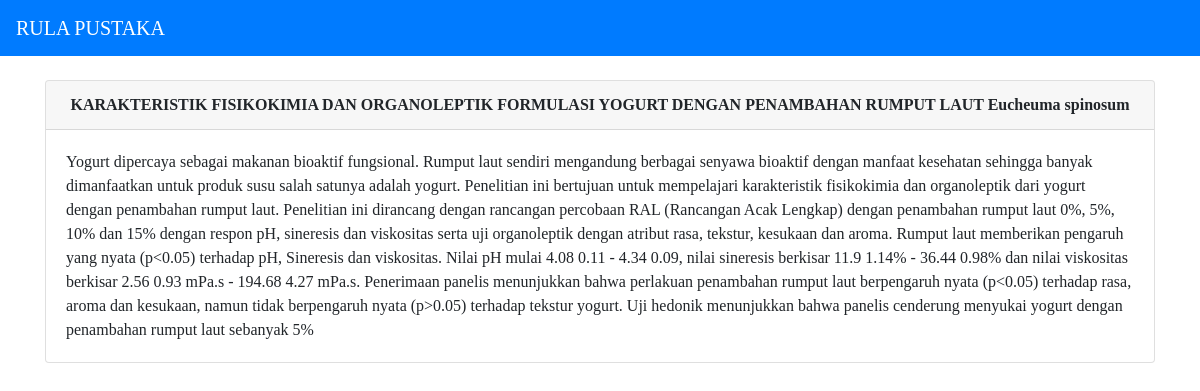
The app's page /detailDokumen.php?id=3 with its own data.
### tables this page shows
CREATE TABLE `tbjurnal` (
  `Id` int(11) NOT NULL,
  `sumber` varchar(60) NOT NULL,
  `volume` varchar(2) NOT NULL,
  `nomor` varchar(1) NOT NULL,
  `bulan` varchar(14) NOT NULL,
  `tahun` varchar(4) NOT NULL,
  `judul` varchar(251) NOT NULL,
  `abstrak` varchar(2380) NOT NULL,
  `katakunci` varchar(186) NOT NULL,
  `nm_dk` varchar(4) NOT NULL
);

### detailDokumen.php (the view, shortened to what this page needs)
<?php
include 'koneksi.php';
    $id = $_GET['id'];
    $data = $konek->query("SELECT * FROM tbjurnal WHERE Id = $id");
    $result = mysqli_fetch_array($data);
?>
<!DOCTYPE html>
<html>
<head>
	<link rel="stylesheet" type="text/css" href="assets/bootstrap/dist/css/bootstrap.min.css">
	<link rel="stylesheet" type="text/css" href="assets/fontawesome/css/all.min.css">
</head>
<body>
<nav class="navbar navbar-dark bg-primary">
  <a class="navbar-brand" href="index.php">
    RULA PUSTAKA
  </a>
</nav>
<br />
<div class="container">
<div class="card">
  <div class="card-header font-weight-bold text-center">
    <?= $result['judul'] ?>
  </div>
  <div class="card-body">
    <p class="card-text"><?= $result['abstrak']; ?></p>
  </div>
</div>
</div>
</body>
</html>

### detailDokumen.php (style rules this page uses)
* { font-family: awesome; }

### records on screen
tbjurnal: judul "KARAKTERISTIK FISIKOKIMIA DAN ORGANOLEPTIK FORMULASI YOGURT DENGAN PENAMBAHAN RUMPUT LAUT Eucheuma spinosum", abstrak "Yogurt dipercaya sebagai makanan bioaktif fungsional. Rumput laut sendiri mengandung berbagai senyawa bioaktif dengan manfaat kesehatan sehingga banyak dimanfaatkan untuk produk susu salah satunya adalah yogurt. Penelitian ini bertujuan untuk mempelajari karakteristik fisikokimia dan organoleptik dari yogurt dengan penambahan rumput laut. Penelitian ini dirancang dengan rancangan percobaan RAL (Rancangan Acak Lengkap) dengan penambahan rumput laut 0%, 5%, 10% dan 15% dengan respon pH, sineresis dan viskositas serta uji organoleptik dengan atribut rasa, tekstur, kesukaan dan aroma. Rumput laut memberikan pengaruh yang nyata (p<0.05) terhadap pH, Sineresis dan viskositas. Nilai pH mulai 4.08…"
